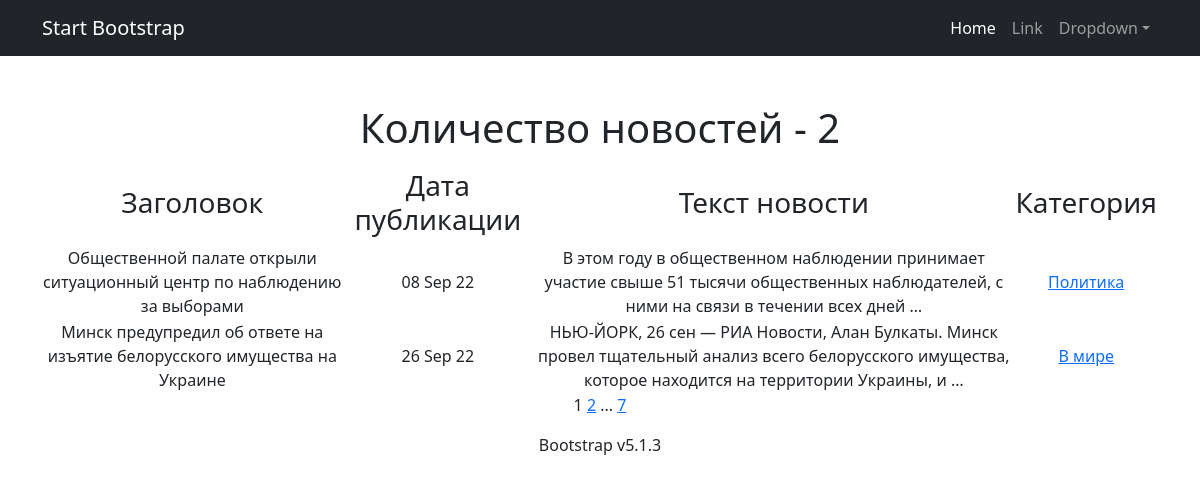
Page /news/ on the committed database.
### News_Portal/models.py (models this page shows, shortened)
class Post(models.Model):
    author = models.ForeignKey(Author, on_delete=models.CASCADE)
    Wahl = models.CharField(max_length=16, choices=AUFLISTUNG, default=Artikel)
    titel_name = models.CharField(max_length=212)
    text = models.TextField()
    ranking = models.FloatField(default=0.0)
    time_in = models.DateTimeField(auto_now_add=True)
    postCategory = models.ManyToManyField(Category, through='PostCategory')

class Category(models.Model):
    categoryName = models.CharField(max_length=82, unique=True)
    subscribers = models.ManyToManyField(User, related_name='categories')
    def __str__(self):
        return self.categoryName

### News_Portal/views.py (the view)
# urls.py: path('', News.as_view(), name='news'),
class News(ListView):
    model = Post
    queryset = Post.objects.filter(Wahl='Nachricht')
    template_name = 'news.html'
    context_object_name = 'news'
    paginate_by = 2

### News_Portal/templatetags/custom_filter.py (called while the page is built)
@register.filter()
def censor(x):
    text_1 = ''
    if isinstance(x, str):
        for i in x.split():
            if i.lower() in WORDS:
                text_1 += i.replace(i, f'  {i[0]}{"*" * (len(i) - 1)}   ')
            else:
                text_1 += '   ' + i + '   '
        text_1 = ' '.join(text_1.split())
        return text_1

### News_Portal/templatetags/custom_tags.py (called while the page is built)
@register.simple_tag(takes_context=True)
def url_replace(context, **kwargs):
    d = context['request'].GET.copy()
    for k, v in kwargs.items():
        d[k] = v
    return d.urlencode()

### Templates/news.html (shortened to what this page needs)
{% extends 'flatpages/default.html' %}
{% load custom_filter %}
{% load custom_tags %}
{% block cont %}
Количество новостей -
{{news|length}}
{% endblock cont%}
{% block content %}
{% if news %}
<table>
    <tr>
        <td><h3>Заголовок</h3></td>
        <td><h3>Дата публикации</h3></td>
        <td><h3>Текст новости</h3></td>
        <td><h3>Категория</h3></td>
    </tr>
    {% for new in news %}
    <tr>
        <td>{{new.titel_name|censor}}</td>
        <td>{{new.time_in|date:'d M y'}}</td>
        <td>{{new.text|censor|truncatewords:21}}</td>
        {% for n in new.postCategory.all %}
        <td><a href="{% url 'category_list' n.id %}">{{n}}</a></td>
            {% endfor %}
    </tr>
    {% endfor %}
</table>
{% else %}
<h2>НОВОСТЕЙ НЕТ</h2>
{% endif %}
{{ page_obj.number }}
{% if page_obj.has_next %}
<a href="?{% url_replace page=page_obj.next_page_number %}">{{ page_obj.next_page_number }}</a>
{% if paginator.num_pages != page_obj.next_page_number %}
...
<a href="?{% url_replace page=page_obj.paginator.num_pages %}">{{ page_obj.paginator.num_pages }}</a>
{% endif %}
{% endif %}
{% endblock content %}

### rows in the picture
Post: titel_name|censor "Общественной палате открыли ситуационный центр по наблюдению за выборами", time_in "08 Sep 22", text|censor "В этом году в общественном наблюдении принимает участие свыше 51 тысячи общественных наблюдателей, с ними на связи в течении всех дней …"
Category: categoryName "Политика"
Post: titel_name|censor "Минск предупредил об ответе на изъятие белорусского имущества на Украине", time_in "26 Sep 22", text|censor "НЬЮ-ЙОРК, 26 сен — РИА Новости, Алан Булкаты. Минск провел тщательный анализ всего белорусского имущества, которое находится на территории Украины, и …"
Category: categoryName "В мире"

### other values in the picture
{{ news|length }} "2"
{{ page_obj.number }} "1"
{{ page_obj.next_page_number }} "2"
{{ page_obj.paginator.num_pages }} "7"
